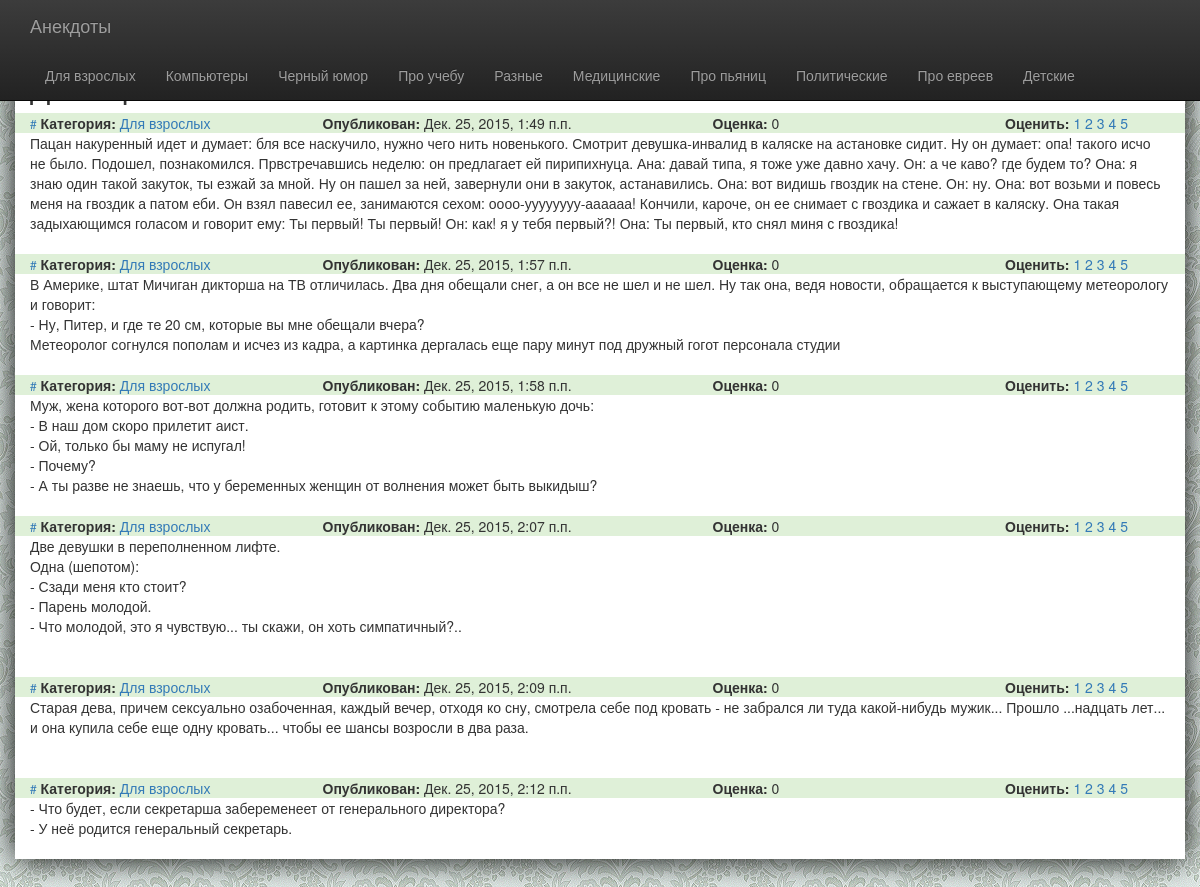
/category/12/, run on the app's committed database.
### anekdots/models.py (models this page shows, shortened)
class Category(models.Model):
    title = models.CharField(max_length=200)
    alias = models.CharField(max_length=80)
    def __str__(self):
        return self.title
    def get_categories(self):
            return Category.objects.all()

class Joke(models.Model):
    category = models.ForeignKey(Category)
    text = models.TextField()
    pub_date = models.DateTimeField(auto_now_add=True)
    def get_grade(self):
        grades = self.grade_set.all()
        if len(grades) > 0:
            summa = 0
            for item in grades:
                summa += item.grades
            return summa / len(grades)
        else: return 0

### anekdots/views.py (the view)
# urls.py: url(r'^category/(?P<pk>[0-9]+)/$', views.CategoryView.as_view(), name='category'),
class CategoryView(DetailView):
    model = Category

### anekdots/templates/anekdots/category_detail.html (shortened to what this page needs)
{% extends 'anekdots/base.html' %}
{% block header %}
    <h2>{{ category.title }}</h2>
{% endblock %}
{% block nav %}
    {% for cat in category.get_categories %}
        <li class="{% if forloop.counter == category.id %}active{% endif %} item-{{ cat.id }}">
            <a href="{% url 'anekdots:category' cat.id %}">{{ cat.title }}</a>
        </li>
    {% endfor %}
{% endblock %}
{% block content %}
    {% for joke in category.joke_set.all %}
        <div class="row bg-success">
            <div class="col-md-3">
                <small><a name="{{ joke.id }}">#</a></small> <strong>Категория:</strong> <a href="{% url 'anekdots:category' joke.category.id %}"> {{ joke.category }}</a>
            </div>
            <div class="col-md-4">
                <strong>Опубликован:</strong> {{ joke.pub_date }}
            </div>
            <div class="col-md-3">
                <strong>Оценка:</strong> {{ joke.get_grade|floatformat }}
            </div>
            <div class="col-md-2">
                <strong>Оценить:</strong>
                <a href="{% url 'anekdots:vote' joke.id 1 %}">1</a>
                <a href="{% url 'anekdots:vote' joke.id 2 %}">2</a>
                <a href="{% url 'anekdots:vote' joke.id 3 %}">3</a>
                <a href="{% url 'anekdots:vote' joke.id 4 %}">4</a>
                <a href="{% url 'anekdots:vote' joke.id 5 %}">5</a>
            </div>
        </div>
        <p>{{ joke.text|linebreaksbr }}</p>
        <div class="row"><p class="col-md-11">
        </p>
        </div>
    {% endfor %}
{% endblock %}

### anekdots/static/anekdots/style.css (style rules this page uses)
body { background: url("img/bg.gif"); }
a[name] { cursor: pointer; }

### data on the page
Category: title "Для взрослых"
Category: title "Компьютеры"
Category: title "Черный юмор"
Category: title "Про учебу"
Category: title "Разные"
Category: title "Медицинские"
Category: title "Про пьяниц"
Category: title "Политические"
Category: title "Про евреев"
Category: title "Детские"
Joke: category "Для взрослых", pub_date "Дек. 25, 2015, 1:49 п.п.", get_grade "0", text "Пацан накуренный идет и думает: бля все наскучило, нужно чего нить новенького. Смотрит девушка-инвалид в каляске на астановке сидит. Ну он думает: опа! такого исчо не было. Подошел, познакомился. Првстречавшись неделю: он предлагает ей пирипихнуца. Ана: давай типа, я тоже уже давно хачу. Он: а че каво? где будем то? Она: я знаю один такой закуток, ты езжай за мной. Ну он пашел за ней, завернули они в закуток, астанавились. Она: вот видишь гвоздик на стене. Он: ну. Она: вот возьми и повесь меня на гвоздик а патом еби. Он взял павесил ее, занимаются сехом: оооо-уууууууу-аааааа! Кончили, кароче, он ее снимает с гвоздика и сажает в каляску. Она такая задыхающимся голасом и говорит ему: Ты…"
Joke: category "Для взрослых", pub_date "Дек. 25, 2015, 1:57 п.п.", get_grade "0", text "В Америке, штат Мичиган дикторша на ТВ отличилась. Два дня обещали снег, а он все не шел и не шел. Ну так она, ведя новости, обращается к выступающeму метеорологу и говорит: - Ну, Питер, и где тe 20 см, которые вы мне обещали вчера? Метеоролог согнулся пополам и исчез из кадра, а картинка дергалась еще пару минут под дружный гогот персонала студии"
Joke: category "Для взрослых", pub_date "Дек. 25, 2015, 1:58 п.п.", get_grade "0", text "Муж, жена которого вот-вот должна родить, готовит к этому событию маленькую дочь: - В наш дом скоро прилетит аист. - Ой, только бы маму не испугал! - Почему? - А ты разве не знаешь, что у беременных женщин от волнения может быть выкидыш?"
Joke: category "Для взрослых", pub_date "Дек. 25, 2015, 2:07 п.п.", get_grade "0", text "Две девушки в переполненном лифте. Одна (шепотом): - Сзади меня кто стоит? - Парень молодой. - Что молодой, это я чувствую... ты скажи, он хоть симпатичный?.."
Joke: category "Для взрослых", pub_date "Дек. 25, 2015, 2:09 п.п.", get_grade "0", text "Старая дева, причем сексуально озабоченная, каждый вечер, отходя ко сну, смотрела себе под кровать - не забрался ли туда какой-нибудь мужик... Прошло ...надцать лет... и она купила себе еще одну кровать... чтобы ее шансы возросли в два раза."
Joke: category "Для взрослых", pub_date "Дек. 25, 2015, 2:12 п.п.", get_grade "0", text "- Что будет, если секретарша забеременеет от генерального директора? - У неё родится генеральный секретарь."
